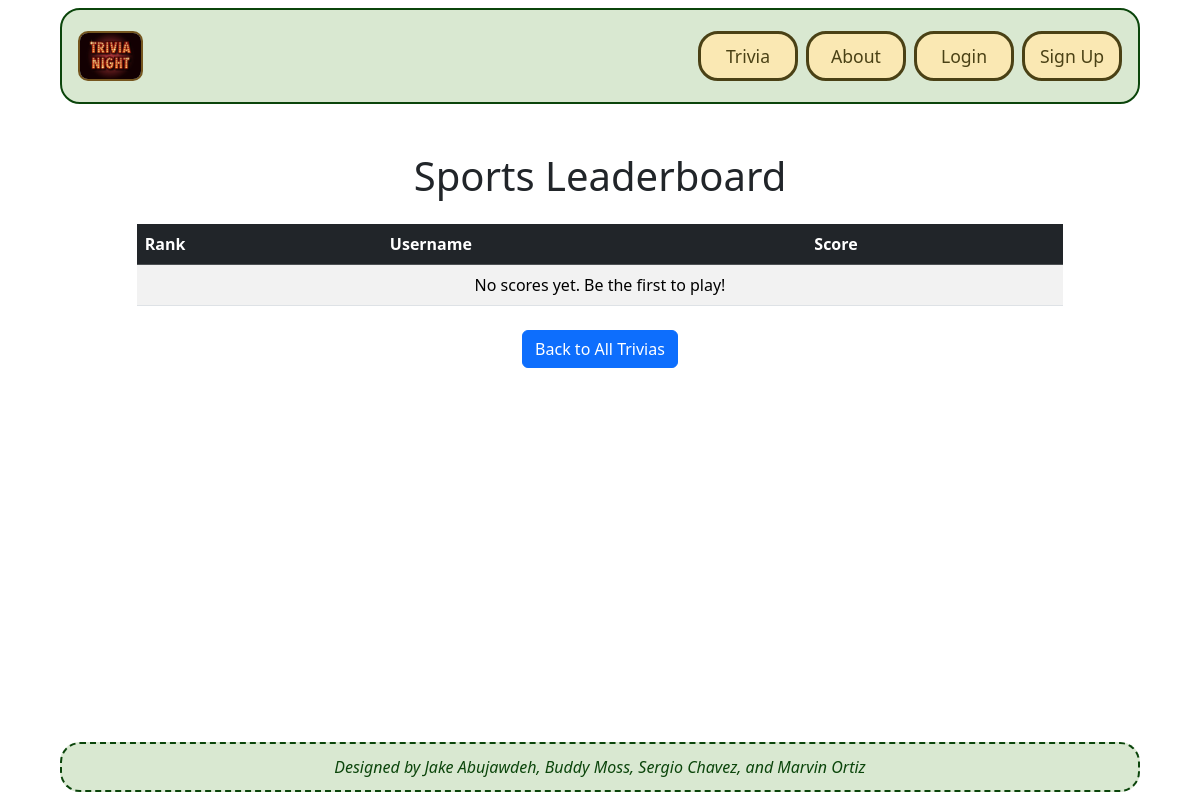
The app's page /trivias/trivia/1/leaderboard/, older data.
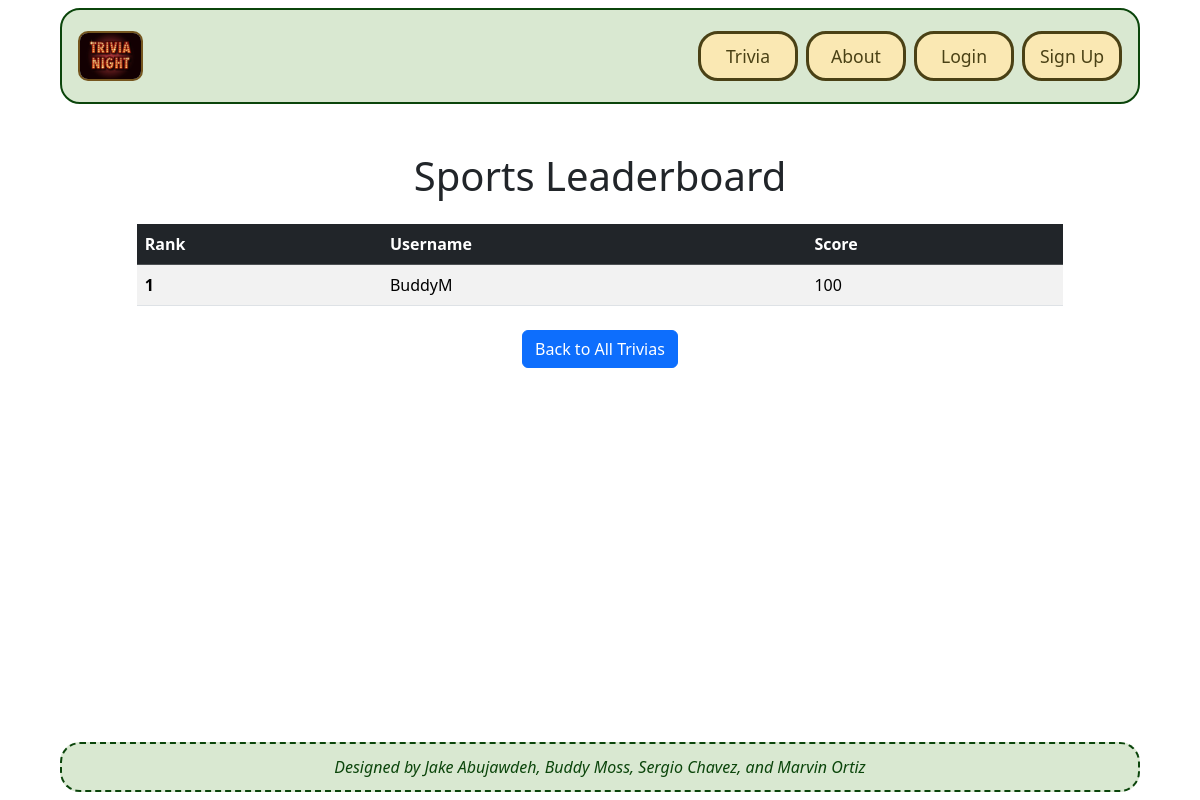
The same page, newer data.
### trivias/models.py (models this page shows, shortened)
class TriviaScore(models.Model):
    user = models.ForeignKey(User, on_delete=models.CASCADE)
    trivia = models.ForeignKey('Trivia', on_delete=models.CASCADE)
    score = models.IntegerField(default=0)
    last_played = models.DateTimeField(auto_now=True)
    class Meta:
        unique_together = ('user', 'trivia')

### trivias/views.py (the view)
# urls.py: path('trivia/<int:trivia_id>/leaderboard/', views.leaderboard, name='leaderboard'),
def leaderboard(request, trivia_id):
    trivia = get_object_or_404(Trivia, id=trivia_id)
    scores = TriviaScore.objects.filter(trivia=trivia).order_by('-score')[:10]  # <--- fix model
    return render(request, 'trivias/leaderboard.html', {'scores': scores, 'trivia': trivia})

### trivias/templates/trivias/leaderboard.html
{% extends 'base.html' %}
{% block content %}
<div class="container mt-5">
    <h1 class="text-center mb-4">{{ trivia.name }} Leaderboard</h1>
    <table class="table table-striped table-hover">
        <thead class="table-dark">
            <tr>
                <th scope="col">Rank</th>
                <th scope="col">Username</th>
                <th scope="col">Score</th>
            </tr>
        </thead>
        <tbody>
            {% if scores %}
                {% for player in scores %}
                <tr>
                    <th scope="row">{{ forloop.counter }}</th>
                    <td>{{ player.user.username }}</td>
                    <td>{{ player.score }}</td>
                </tr>
                {% endfor %}
            {% else %}
                <tr>
                    <td colspan="3" class="text-center">No scores yet. Be the first to play!</td>
                </tr>
            {% endif %}
        </tbody>
    </table>
    <div class="text-center mt-4">
        <a href="{% url 'trivias.index' %}" class="btn btn-primary">Back to All Trivias</a>
    </div>
</div>
{% endblock %}

Row changes from the older to the newer data that the page shows:
added TriviaScore: user.username "BuddyM", score "100"
Text that changed along with them:
text no longer shown: "No scores yet. Be the first to play!"
